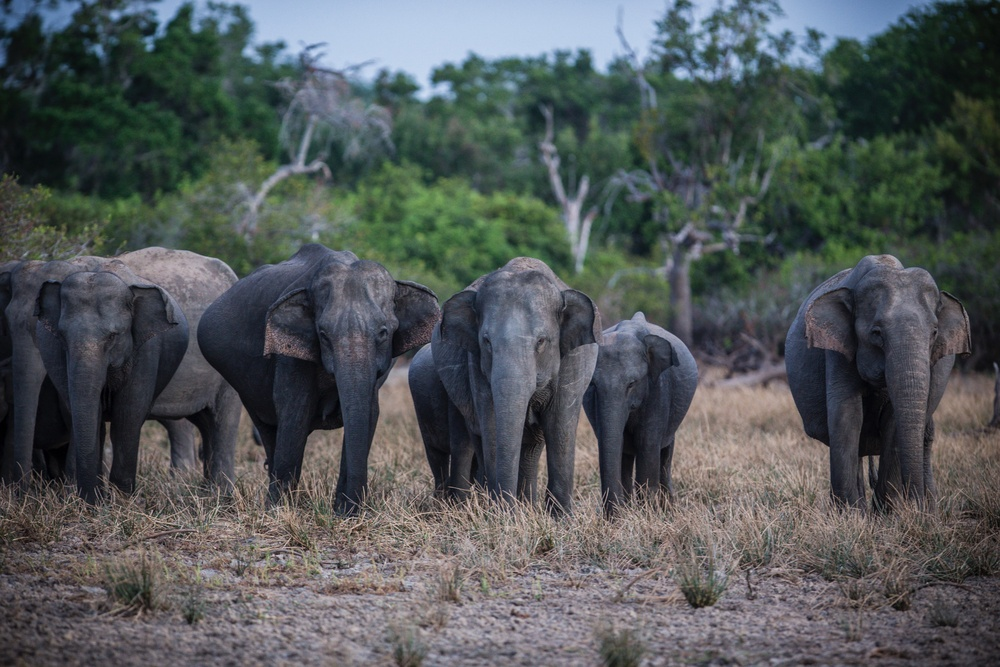
#> input picture LevelQuadtree/img1.jpg, 1000 x 667 px, shrunk from 5184 x 3456 before the run, found by its file name
$ python c2.py
#> lines starting #> are read from the running program, lines starting #| are printed output that depends on the picture
#> further down, image is the input picture: PIL image 1000x667 RGB; mean R, G, B 82.1, 87.6, 88.4
#> in __init__, `hist = image.histogram()`: hist = 768 values, max 6711 at index 580, min 0 at index 220, mean 2605.5
import numpy as np
from PIL import Image, ImageDraw

MAX_DEPTH = 8
DETAIL_THRESHOLD = 13
SIZE_MULT = 1

def average_colour(image):
    # convert image to np array
    image_arr = np.asarray(image)

    # get average of whole image
    avg_color_per_row = np.average(image_arr, axis=0)
    avg_color = np.average(avg_color_per_row, axis=0)

    return (int(avg_color[0]), int(avg_color[1]), int(avg_color[2]))

def weighted_average(hist):
    total = sum(hist)
#> total = 667000
    error = value = 0

    if total > 0:
        value = sum(i * x for i, x in enumerate(hist)) / total
#> value = 82.12
        error = sum(x * (value - i) ** 2 for i, x in enumerate(hist)) / total
#> error = 2186.3
        error = error ** 0.5
#> error = 46.76

    return error

def get_detail(hist):
    red_detail = weighted_average(hist[:256])
#> red_detail = 46.76
    green_detail = weighted_average(hist[256:512])
#> green_detail = 44.28
    blue_detail = weighted_average(hist[512:768])
#> blue_detail = 49.11

    detail_intensity = red_detail * 0.2989 + green_detail * 0.5870 + blue_detail * 0.1140
#> detail_intensity = 45.56

    return detail_intensity

class Quadrant():
    def __init__(self, image, bbox, depth):
        self.bbox = bbox
        self.depth = depth
        self.children = None
        self.leaf = False

        # crop image to quadrant size
        image = image.crop(bbox)
        hist = image.histogram()

        self.detail = get_detail(hist)
#> self.detail = 45.56
        self.colour = average_colour(image)
#> in average_colour, `avg_color_per_row = np.average(image_arr, axis=0)`: avg_color_per_row = 1000 rows, first 8: [38.32, 40.41, 44.11], [38.82, 41.05, 44.24], [39.5, 41.39, 44.73], [40.21, 42.03, 45.1], [39.87, 41.5, 44.9], [39.34, 40.99, 44.26], [39.49, 41, 44.51], [39.87, 41.55, 44.87]
#> in average_colour, `avg_color = np.average(avg_color_per_row, axis=0)`: avg_color = [82.12, 87.59, 88.41]
#> self.colour = (82, 87, 88)

    def split_quadrant(self, image):
        left, top, width, height = self.bbox

        # get the middle coords of bbox
        middle_x = left + (width - left) / 2
        middle_y = top + (height - top) / 2

        # split root quadrant into 4 new quadrants
        upper_left = Quadrant(image, (left, top, middle_x, middle_y), self.depth+1)
#> in average_colour (call 2), `avg_color_per_row = np.average(image_arr, axis=0)`: avg_color_per_row = 500 rows, first 8: [36.34, 43.5, 49.42], [36.27, 43.69, 48.99], [36.23, 43.34, 48.45], [36.12, 43.22, 48.01], [36.63, 43.34, 48.35], [36.64, 43.33, 48.13], [36.41, 43.04, 47.84], [36.72, 43.57, 48.12]
        upper_right = Quadrant(image, (middle_x, top, width, middle_y), self.depth+1)
#> in average_colour (call 3), `avg_color_per_row = np.average(image_arr, axis=0)`: avg_color_per_row = 500 rows, first 8: [97.47, 120.1, 114.9], [97.54, 120.1, 115.2], [98.33, 120.5, 116.1], [98.33, 120.7, 116.4], [99.08, 121.1, 117.5], [99.72, 121.9, 118.5], [100.1, 122, 119.3], [100.8, 122.8, 120.2]
        bottom_left = Quadrant(image, (left, middle_y, middle_x, height), self.depth+1)
#> in average_colour (call 4), `avg_color_per_row = np.average(image_arr, axis=0)`: avg_color_per_row = 500 rows, first 8: [40.31, 37.3, 38.78], [41.38, 38.4, 39.48], [42.77, 39.43, 41], [44.32, 40.83, 42.19], [43.12, 39.66, 41.43], [42.04, 38.64, 40.38], [42.59, 38.95, 41.16], [43.03, 39.51, 41.61]
        bottom_right = Quadrant(image, (middle_x, middle_y, width, height), self.depth+1)
#> in average_colour (call 5), `avg_color_per_row = np.average(image_arr, axis=0)`: avg_color_per_row = 500 rows, first 8: [104.8, 103.8, 113.4], [105.6, 105, 113.9], [107.5, 106.6, 114.9], [109.7, 109.1, 117.2], [110.5, 109.4, 117.8], [109.8, 108.7, 117.3], [112, 110.3, 118.8], [113.8, 112.2, 120.7]

        # add new quadrants to root children
        self.children = [upper_left, upper_right, bottom_left, bottom_right]

class QuadTree():
    def __init__(self, image):
        self.width, self.height = image.size

        # keep track of max depth achieved by recursion
        self.max_depth = 0

        # start compression
        self.start(image)

    def start(self, image):
        # create initial root
        self.root = Quadrant(image, image.getbbox(), 0)

        # build quadtree
        self.build(self.root, image)

    def build(self, root, image):
        if root.depth >= MAX_DEPTH or root.detail <= DETAIL_THRESHOLD:
            if root.depth > self.max_depth:
                self.max_depth = root.depth

            # assign quadrant to leaf and stop recursing
            root.leaf = True
            return

        # split quadrant if there is too much detail
        root.split_quadrant(image)

        for children in root.children:
            self.build(children, image)
#> this loop made 4 passes
#> pass 1, in __init__ (call 6), `image = image.crop(bbox)`:
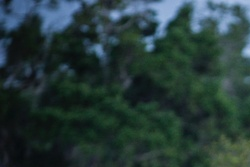
#> image: PIL image 250x167 RGB; mean R, G, B 39, 59, 57.6
#> pass 1, in __init__ (call 7), `image = image.crop(bbox)`:
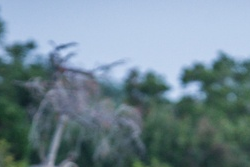
#> image: PIL image 250x167 RGB; mean R, G, B 114.3, 136, 146.8
#> pass 1, in __init__ (call 8), `image = image.crop(bbox)`:
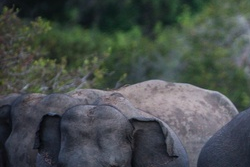
#> image: PIL image 250x167 RGB; mean R, G, B 72.2, 79.4, 77.1
#> pass 1, in __init__ (call 9), `image = image.crop(bbox)`:
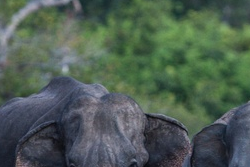
#> image: PIL image 250x167 RGB; mean R, G, B 78.3, 94.5, 83.4

    def create_image(self, custom_depth, show_lines=False):
        # create blank image canvas
#> called with custom_depth = 7, show_lines = False
        image = Image.new('RGB', (self.width, self.height))
#> image: PIL image 1000x667 RGB; every value is 0
        draw = ImageDraw.Draw(image)
        draw.rectangle((0, 0, self.width, self.height), (0, 0, 0))

        leaf_quadrants = self.get_leaf_quadrants(custom_depth)

        # draw rectangle size of quadrant for each leaf quadrant
        for quadrant in leaf_quadrants:
            if show_lines:
                draw.rectangle(quadrant.bbox, quadrant.colour, outline=(0, 0, 0))
            else:
                draw.rectangle(quadrant.bbox, quadrant.colour)

        return image

    def get_leaf_quadrants(self, depth):
        if depth > self.max_depth:
            raise ValueError('A depth larger than the trees depth was given')

        quandrants = []

        # search recursively down the quadtree
        self.recursive_search(self, self.root, depth, quandrants.append)

        return quandrants

    def recursive_search(self, tree, quadrant, max_depth, append_leaf):
        # append if quadrant is a leaf
#> called with max_depth = 7
        if quadrant.leaf == True or quadrant.depth == max_depth:
            append_leaf(quadrant)

        # otherwise keep recursing
        elif quadrant.children != None:
            for child in quadrant.children:
                self.recursive_search(tree, child, max_depth, append_leaf)
#> this loop made 4 passes

    def create_gif(self, file_name, duration=1000, loop=0, show_lines=False):
#> called with file_name = 'compressed_image.gif', duration = 1000, loop = 0, show_lines = True
        gif = []
        end_product_image = self.create_image(self.max_depth, show_lines=show_lines)
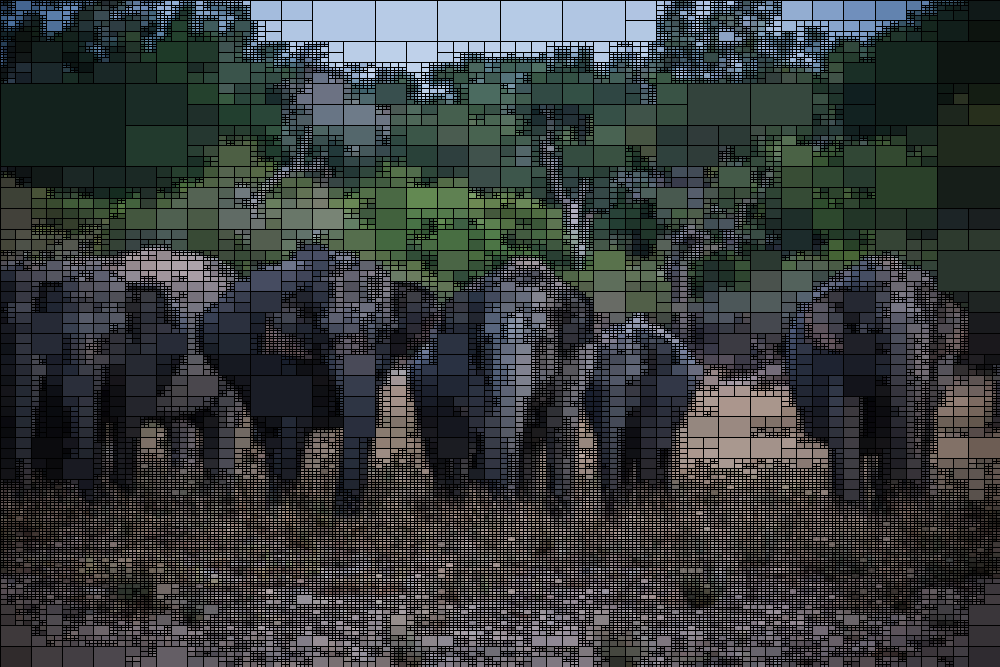
#> end_product_image: PIL image 1000x667 RGB; mean R, G, B 54.5, 59.6, 59.9

        for i in range(self.max_depth):
            image = self.create_image(i, show_lines=show_lines)
            gif.append(image)
#> this loop made 8 passes
#> pass 1, in create_gif, `image = self.create_image(i, show_lines=show_lines)`:
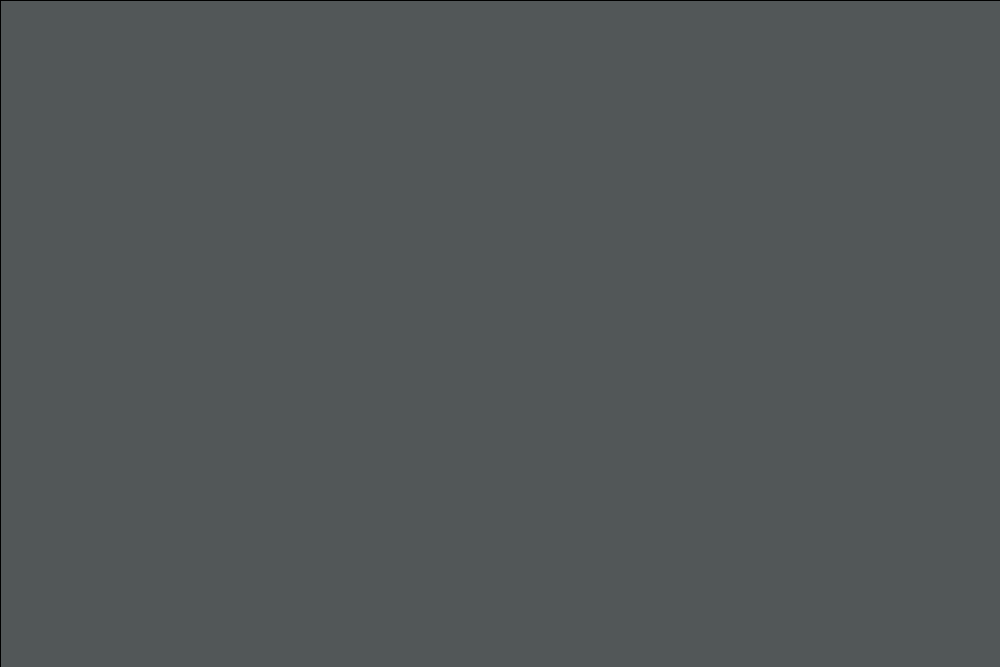
#> image: PIL image 1000x667 RGB; mean R, G, B 81.8, 86.8, 87.8
#> pass 3, in create_gif, `image = self.create_image(i, show_lines=show_lines)`:
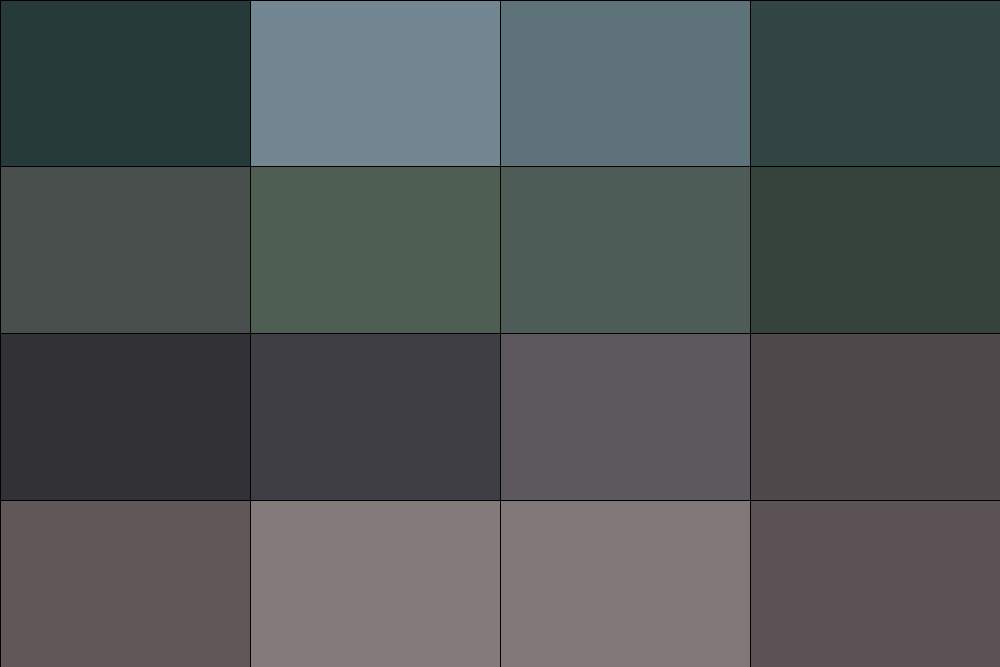
#> image: PIL image 1000x667 RGB; mean R, G, B 80.8, 86.1, 87

        # add extra images at end
        for _ in range(4):
            gif.append(end_product_image)

        gif[0].save(
            file_name,
            save_all=True,
            append_images=gif[1:],
            duration=duration, loop=loop)


if __name__ == '__main__':
    #image_path = "./images/eye.jpg"
    image_path = r'D:\Eeggor\Eeggor Codes\Github Repositories\PyJourney-GG\LevelQuadtree\img1.jpg'

    # load image
    image = Image.open(image_path)
    image = image.resize((image.size[0] * SIZE_MULT, image.size[1] * SIZE_MULT))

    # create quadtree
    quadtree = QuadTree(image)

    # create image with custom depth
    depth = 7
    image = quadtree.create_image(depth, show_lines=False)
    quadtree.create_gif("compressed_image.gif", show_lines=True)

    # show image
    # image.show()

    image.save("compressed_image.jpg")
